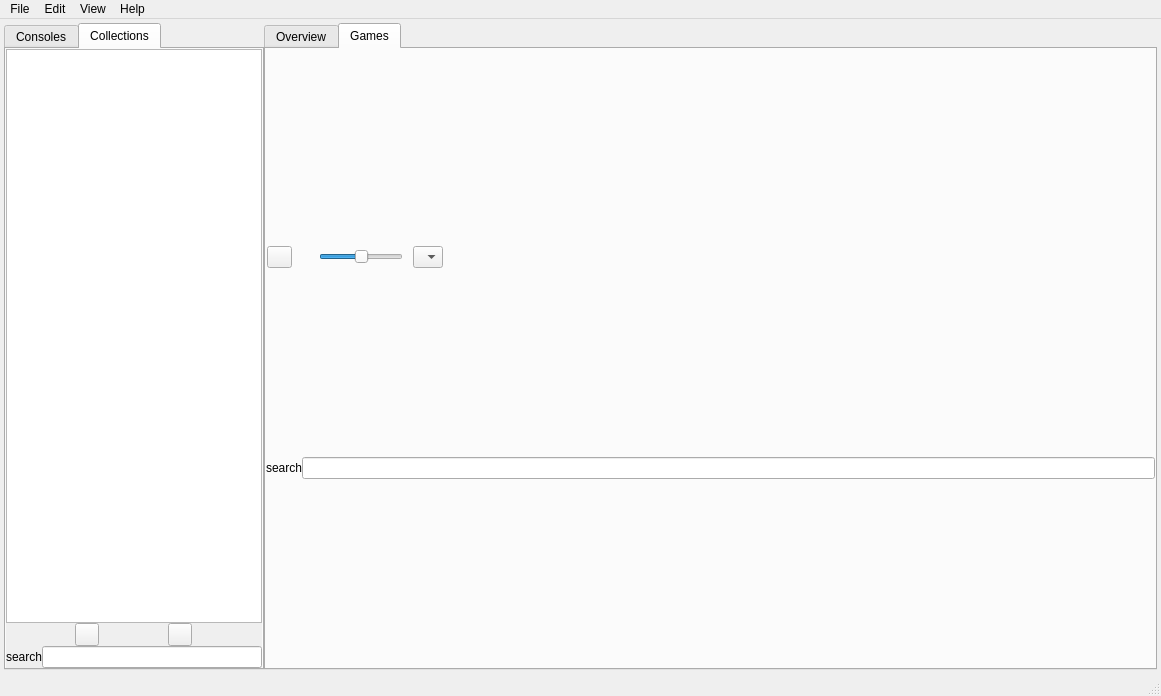
<?xml version="1.0" encoding="UTF-8"?>
<ui version="4.0">
 <class>MainWindow</class>
 <widget class="QMainWindow" name="MainWindow">
  <property name="geometry">
   <rect>
    <x>0</x>
    <y>0</y>
    <width>1161</width>
    <height>696</height>
   </rect>
  </property>
  <property name="windowTitle">
   <string>ArcadeRoom</string>
  </property>
  <widget class="QWidget" name="centralwidget">
   <property name="layoutDirection">
    <enum>Qt::LeftToRight</enum>
   </property>
   <property name="autoFillBackground">
    <bool>false</bool>
   </property>
   <layout class="QVBoxLayout" name="verticalLayout">
    <property name="spacing">
     <number>4</number>
    </property>
    <property name="leftMargin">
     <number>4</number>
    </property>
    <property name="topMargin">
     <number>4</number>
    </property>
    <property name="rightMargin">
     <number>4</number>
    </property>
    <property name="bottomMargin">
     <number>4</number>
    </property>
    <item>
     <layout class="QHBoxLayout" name="horizontalLayout">
      <property name="spacing">
       <number>0</number>
      </property>
      <property name="sizeConstraint">
       <enum>QLayout::SetDefaultConstraint</enum>
      </property>
      <item>
       <widget class="QTabWidget" name="tabWidget">
        <property name="sizePolicy">
         <sizepolicy hsizetype="Preferred" vsizetype="Expanding">
          <horstretch>0</horstretch>
          <verstretch>0</verstretch>
         </sizepolicy>
        </property>
        <property name="maximumSize">
         <size>
          <width>16777215</width>
          <height>16777215</height>
         </size>
        </property>
        <property name="layoutDirection">
         <enum>Qt::LeftToRight</enum>
        </property>
        <property name="currentIndex">
         <number>1</number>
        </property>
        <widget class="QWidget" name="tabConsoles">
         <property name="sizePolicy">
          <sizepolicy hsizetype="Expanding" vsizetype="Expanding">
           <horstretch>0</horstretch>
           <verstretch>0</verstretch>
          </sizepolicy>
         </property>
         <property name="autoFillBackground">
          <bool>false</bool>
         </property>
         <attribute name="title">
          <string>Consoles</string>
         </attribute>
         <layout class="QVBoxLayout" name="verticalLayout_2">
          <property name="spacing">
           <number>0</number>
          </property>
          <property name="leftMargin">
           <number>0</number>
          </property>
          <property name="topMargin">
           <number>0</number>
          </property>
          <property name="rightMargin">
           <number>0</number>
          </property>
          <property name="bottomMargin">
           <number>0</number>
          </property>
          <item>
           <layout class="QVBoxLayout" name="tabConsolesVerticalLayout">
            <property name="spacing">
             <number>0</number>
            </property>
            <item>
             <widget class="QComboBox" name="comboBoxPlatformSorting"/>
            </item>
            <item>
             <widget class="QTreeWidget" name="treeWidget">
              <column>
               <property name="text">
                <string notr="true">Name</string>
               </property>
              </column>
             </widget>
            </item>
            <item>
             <layout class="QHBoxLayout" name="treeSearchHorizontalLayout">
              <property name="spacing">
               <number>0</number>
              </property>
              <item>
               <widget class="QLabel" name="treeSearchLabel">
                <property name="text">
                 <string>search</string>
                </property>
                <property name="margin">
                 <number>5</number>
                </property>
               </widget>
              </item>
              <item>
               <widget class="QLineEdit" name="treeSearch"/>
              </item>
             </layout>
            </item>
           </layout>
          </item>
         </layout>
        </widget>
        <widget class="QWidget" name="tabCollections">
         <property name="sizePolicy">
          <sizepolicy hsizetype="Expanding" vsizetype="Expanding">
           <horstretch>0</horstretch>
           <verstretch>0</verstretch>
          </sizepolicy>
         </property>
         <property name="autoFillBackground">
          <bool>true</bool>
         </property>
         <attribute name="title">
          <string>Collections</string>
         </attribute>
         <layout class="QVBoxLayout" name="verticalLayout_3">
          <property name="spacing">
           <number>0</number>
          </property>
          <property name="leftMargin">
           <number>0</number>
          </property>
          <property name="topMargin">
           <number>0</number>
          </property>
          <property name="rightMargin">
           <number>0</number>
          </property>
          <property name="bottomMargin">
           <number>0</number>
          </property>
          <item>
           <widget class="QWidget" name="verticalWidget" native="true">
            <property name="enabled">
             <bool>true</bool>
            </property>
            <property name="sizePolicy">
             <sizepolicy hsizetype="Expanding" vsizetype="Expanding">
              <horstretch>0</horstretch>
              <verstretch>0</verstretch>
             </sizepolicy>
            </property>
            <layout class="QVBoxLayout" name="collectionVerticalLayout">
             <property name="spacing">
              <number>0</number>
             </property>
             <property name="sizeConstraint">
              <enum>QLayout::SetDefaultConstraint</enum>
             </property>
             <property name="leftMargin">
              <number>0</number>
             </property>
             <property name="topMargin">
              <number>0</number>
             </property>
             <property name="rightMargin">
              <number>0</number>
             </property>
             <property name="bottomMargin">
              <number>0</number>
             </property>
             <item>
              <widget class="QListWidget" name="collectionList">
               <property name="sizePolicy">
                <sizepolicy hsizetype="Expanding" vsizetype="Expanding">
                 <horstretch>0</horstretch>
                 <verstretch>0</verstretch>
                </sizepolicy>
               </property>
               <property name="autoFillBackground">
                <bool>false</bool>
               </property>
              </widget>
             </item>
             <item>
              <layout class="QHBoxLayout" name="collectionToolBar">
               <item>
                <widget class="QToolButton" name="collectionAddButton">
                 <property name="text">
                  <string/>
                 </property>
                 <property name="icon">
                  <iconset resource="resources.qrc">
                   <normaloff>:/icons/resources/icons/white/add.png</normaloff>:/icons/resources/icons/white/add.png</iconset>
                 </property>
                </widget>
               </item>
               <item>
                <widget class="QToolButton" name="collectionDeleteButton">
                 <property name="text">
                  <string/>
                 </property>
                 <property name="icon">
                  <iconset resource="resources.qrc">
                   <normaloff>:/icons/resources/icons/white/delete.png</normaloff>:/icons/resources/icons/white/delete.png</iconset>
                 </property>
                </widget>
               </item>
              </layout>
             </item>
             <item>
              <layout class="QHBoxLayout" name="collectionSearchHorizontalLayout">
               <property name="spacing">
                <number>0</number>
               </property>
               <item>
                <widget class="QLabel" name="collectionSearchLabel">
                 <property name="text">
                  <string>search</string>
                 </property>
                 <property name="margin">
                  <number>5</number>
                 </property>
                </widget>
               </item>
               <item>
                <widget class="QLineEdit" name="collectionSearch">
                 <property name="sizePolicy">
                  <sizepolicy hsizetype="Expanding" vsizetype="Fixed">
                   <horstretch>0</horstretch>
                   <verstretch>0</verstretch>
                  </sizepolicy>
                 </property>
                </widget>
               </item>
              </layout>
             </item>
            </layout>
           </widget>
          </item>
         </layout>
        </widget>
       </widget>
      </item>
      <item>
       <widget class="QTabWidget" name="gridContainer">
        <property name="currentIndex">
         <number>1</number>
        </property>
        <widget class="QWidget" name="tabConsole">
         <attribute name="title">
          <string>Overview</string>
         </attribute>
        </widget>
        <widget class="QWidget" name="tabGridContainer">
         <attribute name="title">
          <string>Games</string>
         </attribute>
         <layout class="QVBoxLayout" name="gridVerticalLayout">
          <property name="spacing">
           <number>0</number>
          </property>
          <property name="leftMargin">
           <number>0</number>
          </property>
          <property name="topMargin">
           <number>0</number>
          </property>
          <property name="rightMargin">
           <number>0</number>
          </property>
          <property name="bottomMargin">
           <number>0</number>
          </property>
          <item>
           <widget class="QWidget" name="GamesToolsBar" native="true">
            <layout class="QHBoxLayout" name="GamesToolsBarLayout">
             <property name="spacing">
              <number>10</number>
             </property>
             <property name="sizeConstraint">
              <enum>QLayout::SetFixedSize</enum>
             </property>
             <property name="leftMargin">
              <number>1</number>
             </property>
             <property name="bottomMargin">
              <number>1</number>
             </property>
             <item>
              <widget class="QPushButton" name="buttonNoCover">
               <property name="maximumSize">
                <size>
                 <width>25</width>
                 <height>25</height>
                </size>
               </property>
               <property name="text">
                <string/>
               </property>
               <property name="icon">
                <iconset resource="resources.qrc">
                 <normaloff>:/icons/resources/icons/white/cover.png</normaloff>
                 <normalon>:/icons/resources/icons/white/no_cover.png</normalon>:/icons/resources/icons/white/cover.png</iconset>
               </property>
               <property name="checkable">
                <bool>true</bool>
               </property>
               <property name="checked">
                <bool>false</bool>
               </property>
              </widget>
             </item>
             <item>
              <widget class="QLabel" name="coverSizeIcon">
               <property name="maximumSize">
                <size>
                 <width>25</width>
                 <height>25</height>
                </size>
               </property>
               <property name="text">
                <string/>
               </property>
               <property name="pixmap">
                <pixmap resource="resources.qrc">:/icons/resources/icons/white/covers_size.png</pixmap>
               </property>
              </widget>
             </item>
             <item>
              <widget class="QSlider" name="horizontalSlider">
               <property name="sizePolicy">
                <sizepolicy hsizetype="Fixed" vsizetype="Fixed">
                 <horstretch>0</horstretch>
                 <verstretch>0</verstretch>
                </sizepolicy>
               </property>
               <property name="minimum">
                <number>50</number>
               </property>
               <property name="maximum">
                <number>150</number>
               </property>
               <property name="value">
                <number>100</number>
               </property>
               <property name="orientation">
                <enum>Qt::Horizontal</enum>
               </property>
              </widget>
             </item>
             <item>
              <widget class="QComboBox" name="layoutTypeComboBox">
               <property name="currentText">
                <string notr="true"/>
               </property>
               <item>
                <property name="text">
                 <string notr="true"/>
                </property>
                <property name="icon">
                 <iconset resource="resources.qrc">
                  <normaloff>:/icons/resources/icons/white/layout_grid3xn.png</normaloff>:/icons/resources/icons/white/layout_grid3xn.png</iconset>
                </property>
               </item>
               <item>
                <property name="text">
                 <string notr="true"/>
                </property>
                <property name="icon">
                 <iconset resource="resources.qrc">
                  <normaloff>:/icons/resources/icons/white/layout_grid3xn.png</normaloff>:/icons/resources/icons/white/layout_grid3xn.png</iconset>
                </property>
               </item>
               <item>
                <property name="text">
                 <string notr="true"/>
                </property>
                <property name="icon">
                 <iconset resource="resources.qrc">
                  <normaloff>:/icons/resources/icons/white/layout_grid3xn.png</normaloff>:/icons/resources/icons/white/layout_grid3xn.png</iconset>
                </property>
               </item>
               <item>
                <property name="text">
                 <string notr="true"/>
                </property>
                <property name="icon">
                 <iconset resource="resources.qrc">
                  <normaloff>:/icons/resources/icons/white/layout_horizontal.png</normaloff>:/icons/resources/icons/white/layout_horizontal.png</iconset>
                </property>
               </item>
               <item>
                <property name="text">
                 <string notr="true"/>
                </property>
                <property name="icon">
                 <iconset resource="resources.qrc">
                  <normaloff>:/icons/resources/icons/white/layout_list.png</normaloff>:/icons/resources/icons/white/layout_list.png</iconset>
                </property>
               </item>
              </widget>
             </item>
             <item>
              <spacer name="horizontalSpacer">
               <property name="orientation">
                <enum>Qt::Horizontal</enum>
               </property>
               <property name="sizeHint" stdset="0">
                <size>
                 <width>40</width>
                 <height>20</height>
                </size>
               </property>
              </spacer>
             </item>
            </layout>
           </widget>
          </item>
          <item>
           <layout class="QVBoxLayout" name="gameListContainerLayout">
            <property name="spacing">
             <number>0</number>
            </property>
           </layout>
          </item>
          <item>
           <layout class="QHBoxLayout" name="gridSearchHorizontalLayout">
            <property name="spacing">
             <number>0</number>
            </property>
            <item>
             <widget class="QLabel" name="gridSearchLabel">
              <property name="text">
               <string>search</string>
              </property>
              <property name="margin">
               <number>5</number>
              </property>
             </widget>
            </item>
            <item>
             <widget class="QLineEdit" name="gridSearch"/>
            </item>
           </layout>
          </item>
         </layout>
        </widget>
       </widget>
      </item>
     </layout>
    </item>
   </layout>
  </widget>
  <widget class="QMenuBar" name="menubar">
   <property name="geometry">
    <rect>
     <x>0</x>
     <y>0</y>
     <width>1161</width>
     <height>26</height>
    </rect>
   </property>
   <widget class="QMenu" name="menuFile">
    <property name="title">
     <string>File</string>
    </property>
    <addaction name="actionQuit"/>
   </widget>
   <widget class="QMenu" name="menuEdit">
    <property name="title">
     <string>Edit</string>
    </property>
    <addaction name="actionUndo"/>
    <addaction name="actionRedo"/>
    <addaction name="separator"/>
    <addaction name="actionPreferences"/>
   </widget>
   <widget class="QMenu" name="menuView">
    <property name="title">
     <string>View</string>
    </property>
    <addaction name="actionConsoles"/>
    <addaction name="actionTools_Bar"/>
    <addaction name="actionStatus_Bar"/>
   </widget>
   <widget class="QMenu" name="menuHelp">
    <property name="title">
     <string>Help</string>
    </property>
    <addaction name="actionDocumentation"/>
    <addaction name="actionWebsite"/>
    <addaction name="actionAbout"/>
   </widget>
   <addaction name="menuFile"/>
   <addaction name="menuEdit"/>
   <addaction name="menuView"/>
   <addaction name="menuHelp"/>
  </widget>
  <widget class="QStatusBar" name="statusbar">
   <property name="styleSheet">
    <string notr="true"/>
   </property>
  </widget>
  <action name="actionPreferences">
   <property name="text">
    <string>Preferences</string>
   </property>
  </action>
  <action name="actionOpen">
   <property name="text">
    <string>Add Game</string>
   </property>
  </action>
  <action name="actionQuit">
   <property name="text">
    <string>Quit</string>
   </property>
  </action>
  <action name="actionAbout">
   <property name="text">
    <string>About</string>
   </property>
  </action>
  <action name="actionDocumentation">
   <property name="enabled">
    <bool>false</bool>
   </property>
   <property name="text">
    <string>Documentation</string>
   </property>
  </action>
  <action name="actionWebsite">
   <property name="enabled">
    <bool>false</bool>
   </property>
   <property name="text">
    <string>Website</string>
   </property>
  </action>
  <action name="actionConsoles">
   <property name="checkable">
    <bool>true</bool>
   </property>
   <property name="checked">
    <bool>true</bool>
   </property>
   <property name="text">
    <string>Consoles</string>
   </property>
  </action>
  <action name="actionTools_Bar">
   <property name="checkable">
    <bool>true</bool>
   </property>
   <property name="checked">
    <bool>true</bool>
   </property>
   <property name="text">
    <string>Tools Bar</string>
   </property>
  </action>
  <action name="actionStatus_Bar">
   <property name="checkable">
    <bool>true</bool>
   </property>
   <property name="checked">
    <bool>true</bool>
   </property>
   <property name="text">
    <string>Status Bar</string>
   </property>
  </action>
  <action name="actionPlay_Game">
   <property name="text">
    <string>Play Game</string>
   </property>
  </action>
  <action name="actionUndo">
   <property name="text">
    <string>Undo</string>
   </property>
   <property name="shortcut">
    <string>Ctrl+Z</string>
   </property>
  </action>
  <action name="actionRedo">
   <property name="text">
    <string>Redo</string>
   </property>
   <property name="shortcut">
    <string>Ctrl+Y</string>
   </property>
  </action>
 </widget>
 <resources>
  <include location="resources.qrc"/>
 </resources>
 <connections/>
</ui>
